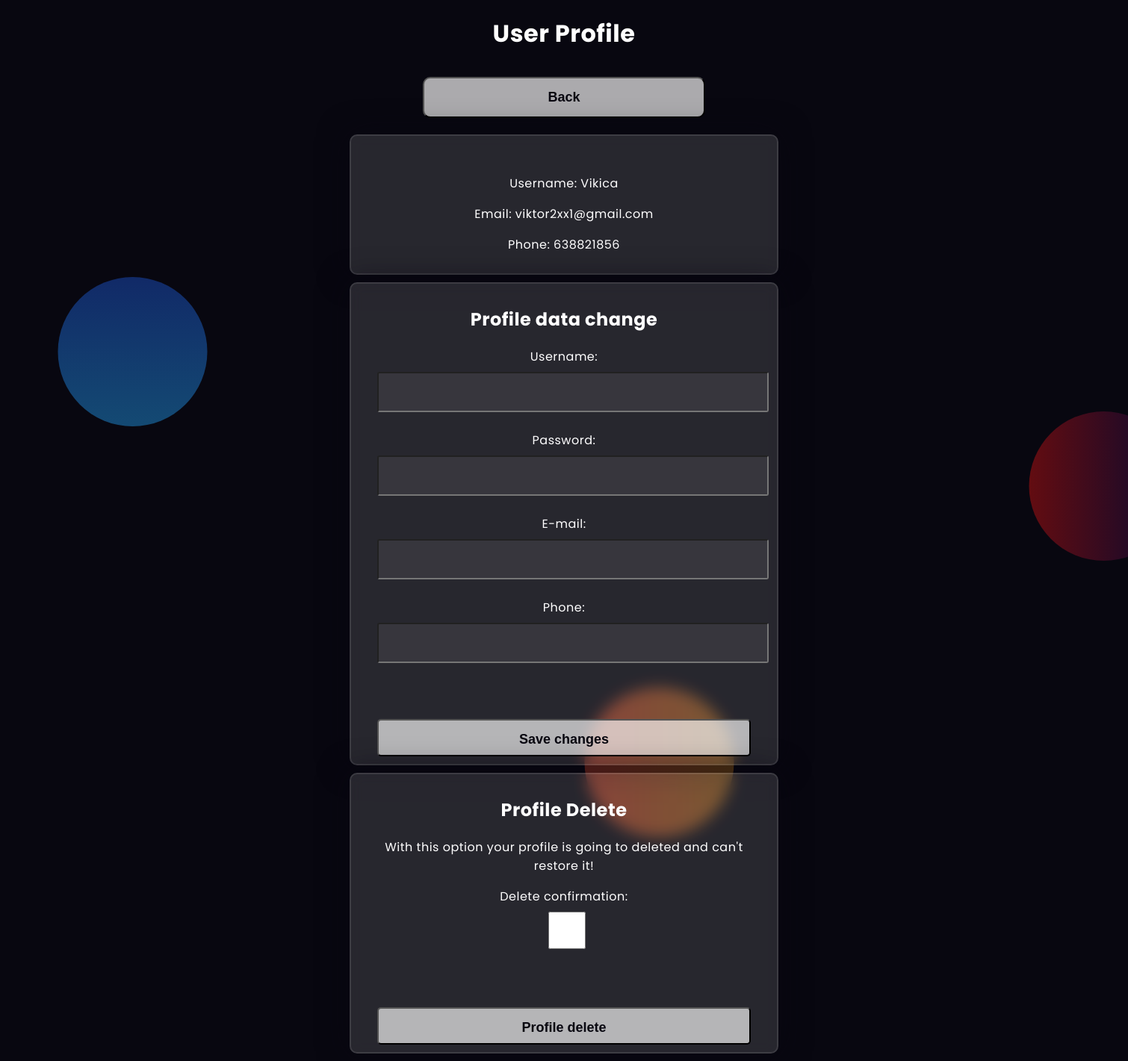
Page /profile.php (signed in) on the committed database.
### tables this page shows
CREATE TABLE `users` (
  `user_id` int(11) NOT NULL,
  `user_name` varchar(255) NOT NULL,
  `user_password` varchar(255) NOT NULL,
  `user_email` varchar(255) NOT NULL,
  `user_phone` int(15) NOT NULL,
  `activation_key` varchar(255) NOT NULL,
  `activated` tinyint(1) DEFAULT 0
);

### profile.php (the view, shortened to what this page needs)
<!DOCTYPE html>
<html>
<head>
  <link rel="stylesheet" type="text/css" href="CSS/profil.css">
  <link rel="stylesheet" href="https://cdnjs.cloudflare.com/ajax/libs/font-awesome/5.15.4/css/all.min.css">
</head>
<body>
<div class="background">
        <div class="shape"></div>
		<div class="shape"></div>
        <div class="shape"></div>
</div>
<h1>User Profile</h1>
<button type="button" onclick="parent.location='user_home.php'">Back</button>
<?php
include ("db_config.php");
if (isset($_SESSION['loggedin']) && $_SESSION['loggedin'] === true && isset($_SESSION['user_email'])) {
    $loggedInEmail = $_SESSION['user_email'];
    $query = "SELECT * FROM users WHERE user_email = '$loggedInEmail'";
    $result = $connection->query($query);
    if ($result->num_rows > 0) {
        $userData = $result->fetch_assoc();
        $username = $userData['user_name'];
        $email = $userData['user_email'];
        $phone=$userData['user_phone'];
        echo '
        <section class="container">
            <p><br>Username: ' . $username . '</p>
            <p>Email: ' . $email . '</p>
            <p>Phone: ' . $phone . '</p>
        </section>';
    } else {
        echo '<p>User datas not found.</p>';
    }
} else {
    echo '<p>There is no loginned user.</p>';
}
?>
    <form method="POST" action="profilechange.php" class="container">
    <h2>Profile data change</h2>
        <label for="user_name">Username:</label>
        <input type="text" id="user_name" name="user_name" required><br>
        <label for="user_password">Password:</label>
        <input type="password" id="user_password" name="user_password" required><br>
        <label for="user_email">E-mail:</label>
        <input type="email" id="user_email" name="user_email" required><br>
        <label for="user_phone">Phone:</label>
        <input type="text" id="user_phone" name="user_phone" required><br>
        <input type="submit" value="Save changes">
    </form>
    <form method="POST" action="profiledelete.php" class="container">
    <h2>Profile Delete</h2>
    <p>With this option your profile is going to deleted and can't restore it!</p>
        <label for="delete_account">Delete confirmation:</label>
        <input type="checkbox" id="delete_account" name="delete_account" required><br>
        <input type="submit" value="Profile delete">
    </form>
</body>
</html>

### CSS/profil.css (style rules this page uses)
body { background-color: #080710; font-family: 'Poppins', sans-serif; color: #ffffff; letter-spacing: 0.5px; outline: none; border: none; margin: 0; text-align: center; padding: 0; }
form { margin-bottom: 20px; }
.background { width: 50%; height: 520px; position: absolute; transform: translate(-50%, -50%); left: 50%; top: 50%; }
.background .shape { height: 200px; width: 200px; position: absolute; border-radius: 50%; }
.shape { position: absolute; width: 200px; height: 200px; }
.shape:nth-child(1) { background: linear-gradient(#1845ad8e, #23a2f66e); left: -300px; top: -80px; }
.shape:nth-child(2) { background: linear-gradient(to right, #ff522f73, #f0961967); right: 150px; bottom: -150px; }
.shape:nth-child(3) { background: linear-gradient(to left, #070A5273, #D2131273); left: 1000px; top: 100px; }
.container { background-color: rgba(255, 255, 255, 0.13); border-radius: 10px; backdrop-filter: blur(10px); border: 2px solid rgba(255, 255, 255, 0.1); box-shadow: 0 0 40px rgba(8, 7, 16, 0.6); padding: 10px 35px; width: 500px; margin: 10px auto; }
input { display: block; height: 50px; width: 100%; background-color: rgba(255, 255, 255, 0.07); border-radius: 3px; padding: 0 10px; margin-top: 8px; font-size: 14px; font-weight: 300; }
input[type="submit"] { margin-top: 50px; width: 100%; background-color: #ffffffa8; color: #080710; padding: 15px 0; font-size: 18px; font-weight: 600; border-radius: 5px; cursor: pointer; }
button { margin-top: 50px; width: 25%; background-color: #ffffffa8; color: #080710; padding: 15px 0; font-size: 18px; font-weight: 600; border-radius: 5px; cursor: pointer; border-radius: 10px; margin: 12px auto; }

### rows in the picture
users: user_name "Vikica", user_email "viktor2xx1@gmail.com", user_phone "638821856"
